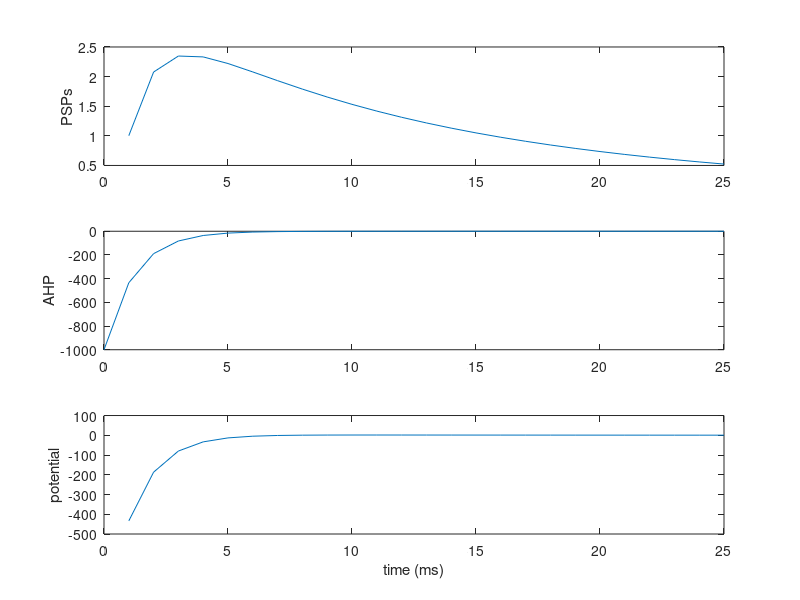

MATLAB code for this plot:
% The SRM model of a neuron is as follows. It has the following parameters.

% Number of inputs N.
% PSP (post synaptic potential attached to each input) f_i(t) for i=1..N
% AHP (after hyperpolarization) for output g(t)
% 
% The neuron receives spike trains at each synapse.
% spike train at synapse i is <t^i_1,t^i_2,....>
% 
% Past output spikes of the neuron are <t^0_1,t^0,2....>
%  
% Potential at soma of neuron is:
% 
% \sum_synapses 1...N  \sum spikes at synapse_i   f_i(t^i_j)   + \sum g(t^0_j)
% 
% when potential crosses the threshold, the neuron generates a new spike
%  
% The controller will receive the state of the system as a spike train, and will send out a control signal also as a spike train.

%%%%%%%%%%%%%%% Membrane potential %%%%%%%%%%%%%%%%%
% Choose AMPA for excitatory and GABA_A for inhibitory synapses. 
% The most important constant is tau which should be 20msec and 10 msec respectively.

% PSPs P(t) = (Q/(d*sqrt(t)))*exp((-beta*d^2)/t)*exp(-t/tau)
% AHPs P(t) = R*exp(-t/gamma)
% where R denotes the instantaneous fall in potential after a spike
% and gamma controls its rate of recovery

disp('SRM function')

% number of inputs at each synapse
% N = 100; 
% i = 1:N;
% dt = 0.001;     % 1 ms time step
dt = 1;     % time step
% t = 0:dt:0.1;   % for AMPA
t = 0:dt:25;   % for AMPA. (15, -0.0037267), (20, -5.7777e-05), (25, -8.9577e-07)
% t = 0:dt:0.01;  % for GABA_A
% t = 0:dt:180;  % for GABA_A, (100, 0.006588), (150, 0.00044487), (170, 0.000154), (180, 9.0842e-05) (200, 3.1743e-05)

% synaptic and axonal delays were combined and chosen from the realistic
% range [0.4, 0.9] msec.
delay = 0.8;

% PSPs
% Q denotes the connection strength randomly chosen from the range [1.0,
% 10.0] or fixed values depending upon the architecture
% The Q's at all synapses were scaled uniformly so that the average spike
% rate of the neurons in the network lay in a realistic range (i.e., did
% not exceed 20Hz).
% Q = 1.0;    % max potential: 0.0668, 12neurons needed to fire
Q = 5.0;    % max potential: 0.3924, 3neurons needed to fire
% Q = 10.0;    % max potential: 0.8407, 2neurons needed to fire
% distance of the synapse from the soma [1.0, 2.0]
% 1.5 for excitatory, 1.2 for inhibitory synapses
d = 1.5;
% beta and tau control the rate of rise and fall of the PSP

% AMPA for excitatory
beta = 1.0;
% tau = 0.02; % 20ms on exceitatory
tau = 20; % 20ms on exceitatory
% tau = 10; % 10ms on inhibitory

% GABA_A for inhibitory
% beta = 1.1;
% tau = 0.01; % 10ms

% GABA_B
% beta = 50.0;
% tau = 100;

disp([ 'tau = ' num2str(tau) ', Q = ' num2str(Q) ', d = ' num2str(d) ', beta = ' num2str(beta)]);

PSPs = 0;
for i = 1:3
    PSPs = PSPs + (Q/d./sqrt(t)).*exp(-(beta*d^2)./t).*exp(-t/tau);
end

% AHPs
R = -1000.0; % default
% gamma = 0.0012; % 1.2 msec
gamma = 1.2; % 1.2 msec
AHP = R*exp(-t/gamma);

potential = PSPs + AHP;

subplot(3,1,1);
plot(t, PSPs)
ylabel('PSPs');
hold on;
subplot(3,1,2);
plot(t, AHP)
ylabel('AHP');
hold on;
subplot(3,1,3);
plot(t, potential)

ylabel('potential');
xlabel('time (ms)');

disp(['PSPs: [' num2str(min(PSPs)) ', ' num2str(max(PSPs)) ')'])
disp(['AHPs: [' num2str(min(AHP)) ', ' num2str(max(AHP)) ')'])
disp(['potential: [' num2str(min(potential)) ', ' num2str(max(potential)) ')'])

% number of spikes at each synapse without weights
M = 100;
j = 1:M;

% potential = sum(f_i, g);
threshold = 1.0;
if (max(potential) > threshold)
    disp('fired');
end

%%%%%%%%%%%%%%% function Force %%%%%%%%%%%%%%%%%
% clf; clear all;

% fmax = 1000; % F(-7.3576, 7.3576)
% fmax = 2000; % F(-14.7152, 14.7152)
% fmax = 10000; % F(-73.5759, 73.5759)
% dt = 0.02; % 20ms, tau = 1, Fmax = 0.3679, period = 9.18sec 460steps (300-400 ok)
% dt = 0.001; % 1ms, tau = 1, Fmax = 0.36788, period = 9.199sec, 9200steps
% dt = 0.001; % 1ms, tau = 0.02, Fmax = 0.0073576, period = 0.179sec, 180steps
% tau = 1; % 
% tau = 0.5; % dt = 0.02, Fmax = 0.18394, period = 4.38sec, 220steps
% tau = 0.02; % dt = 0.001, Fmax = 0.0073576, period = 0.18sec, 10steps
% last_steps = 200; % 460, 8000, 9200
% total_steps = 2000; % 1sec
% 
% steps = []; F = []; push = [];

% tic
% for step = 1:(total_steps)
% %     step
% %     endpoint = min(last_steps, step + last_steps);
%     startpoint = mod(step, last_steps);
%     endpoint = startpoint + last_steps - 1;
%     if startpoint == 1   
%         push = mod(randi(3),3) - 1;
%         for i = startpoint: endpoint
%             steps(step + i) = (step + i - 1)*dt;
%             t = steps(i);            
% %             F(step + i) = t*exp(-t/tau);
%             F(step + i) = fmax * push * t*exp(-t/tau);
% %             steps(step + i) = step * dt;
% %             F(step + i) = step+ i;
%         end
%     end
% %     step = step + 1;
% end
% 
% disp(['steps(end): ' num2str(steps(end)) ', F(end): ' num2str(F(end)) ', F(' num2str(min(F)) ', ' num2str(max(F)) ')' ] );
% 
% hold on;
% plot(steps,F);
% ylabel('Force');
% xlabel('time');
% hold off;
% 
% toc

%%%%%%%%%%%%%%% loading data %%%%%%%%%%%%%%%%%
% data = load('data_gui_08.mat');
%        filter: [6.1360e-05 94.1404]
%          gain: [3.6675e-04 -0.0168 -1.6182]
%     threshold: [-41.4561 1.1721e+03 2.6385]
%       int_rel: [0.5000 0.7200]
%           g_e: [199999x2 double]
%           g_i: [199999x2 double]
%             v: [199999x2 double]
            
% parameters = load('parameters.mat');
%        filter: [6.1360e-05 94.1404]
%          gain: [3.6675e-04 -0.0168 -1.6182]
%     threshold: [-41.4561 1.1721e+03 2.6385]

% modeldb = load('modeldB_data.mat');
%                ETA: [1x35000 double]
%             filter: [1x1 struct]
%      cst_threshold: -40.2124
%     exp1_threshold: [-40.2124 10.6523 17.7802]
%               data: {[1x1 struct]  [1x1 struct]}

% data1 = modeldb.data{1,1}
%     spiketimes: [656x1 double]
%              V: [34000x1 double]
%              I: [34000x1 double]
%           mean: 480
%            std: 165
%      int_coinc: 0.7100


% data2 = modeldb.data{1,2}
%     spiketimes: [218x1 double]
%              V: [34000x1 double]
%              I: [34000x1 double]
%           mean: 160
%            std: 330
%      int_coinc: 0.8900
     
% modeldb.filter;
%        a: 0.1082
%        b: -2.1664
%        c: 0.0027
%        d: -0.0630
%     fifi: [1x110 double]
% modeldb.filter.fifi;

% t = 0:10;
% f_i = 
% sum = \sum f_i(t^i_j) + \sum g(t^0_j)

% g_e = data.g_e;
% g_i = data.g_i;
% plot(g_e)
% hold on;
% plot(g_i)
% plot(data.v)

